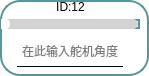
       <widget class="QFrame" name="frame_12">
        <property name="enabled">
         <bool>true</bool>
        </property>
        <property name="layoutDirection">
         <enum>Qt::RightToLeft</enum>
        </property>
        <property name="styleSheet">
         <string notr="true">* {
  background: white; /* 背景改为白色 */
  border: 2px solid #59969b; /* 使用与滑块一致的颜色 */
  border-radius: 20px;
}

</string>
        </property>
        <property name="frameShape">
         <enum>QFrame::StyledPanel</enum>
        </property>
        <property name="frameShadow">
         <enum>QFrame::Raised</enum>
        </property>
        <widget class="QLabel" name="label_id12">
         <property name="geometry">
          <rect>
           <x>1</x>
           <y>2</y>
           <width>139</width>
           <height>10</height>
          </rect>
         </property>
         <property name="minimumSize">
          <size>
           <width>0</width>
           <height>10</height>
          </size>
         </property>
         <property name="maximumSize">
          <size>
           <width>16777215</width>
           <height>10</height>
          </size>
         </property>
         <property name="styleSheet">
          <string notr="true">QLabel{border: none; /* 去掉控件的边框 */}
QLabel{background: none; /* 去掉控件的边框 */}</string>
         </property>
         <property name="text">
          <string>ID:12</string>
         </property>
         <property name="alignment">
          <set>Qt::AlignCenter</set>
         </property>
        </widget>
        <widget class="QSlider" name="Slider_Servo12">
         <property name="geometry">
          <rect>
           <x>1</x>
           <y>19</y>
           <width>139</width>
           <height>10</height>
          </rect>
         </property>
         <property name="maximumSize">
          <size>
           <width>16777215</width>
           <height>10</height>
          </size>
         </property>
         <property name="layoutDirection">
          <enum>Qt::LeftToRight</enum>
         </property>
         <property name="styleSheet">
          <string notr="true">QSlider::groove:horizontal {
    border: none;
    height: 10px;
    background-color: lightgray;
    border-radius: 5px;
}

QSlider::handle:horizontal {
    width: 12px; /* 增大滑块的宽度 */
    margin: -1px 0px -1px -5px;
    border-radius: 6px; /* 也可以调整圆角半径以匹配滑块的大小 */
    background-color: white;
}

QSlider::sub-page:horizontal {
    background-color: qlineargradient(x1:0, y1:0, x2:1, y2:1, stop:0 #59969b, stop:1 #04e7fa);
    border-radius: 5px;
}
</string>
         </property>
         <property name="minimum">
          <number>0</number>
         </property>
         <property name="maximum">
          <number>240</number>
         </property>
         <property name="orientation">
          <enum>Qt::Horizontal</enum>
         </property>
         <property name="invertedAppearance">
          <bool>false</bool>
         </property>
         <property name="tickPosition">
          <enum>QSlider::NoTicks</enum>
         </property>
         <property name="tickInterval">
          <number>1</number>
         </property>
        </widget>
        <widget class="QLineEdit" name="lineEdit_servo12">
         <property name="enabled">
          <bool>true</bool>
         </property>
         <property name="geometry">
          <rect>
           <x>17</x>
           <y>36</y>
           <width>106</width>
           <height>31</height>
          </rect>
         </property>
         <property name="maximumSize">
          <size>
           <width>120</width>
           <height>16777215</height>
          </size>
         </property>
         <property name="layoutDirection">
          <enum>Qt::LeftToRight</enum>
         </property>
         <property name="styleSheet">
          <string notr="true">QLineEdit {
            border-top: none;
            border-left: none;
            border-right: none;
            border-bottom: 1px solid black;
            background-color: transparent;
        }
        
        QLineEdit:focus {
            border-bottom: 1px solid #2a70f4;
        }</string>
         </property>
         <property name="alignment">
          <set>Qt::AlignCenter</set>
         </property>
         <property name="placeholderText">
          <string>在此输入舵机角度</string>
         </property>
        </widget>
       </widget>
